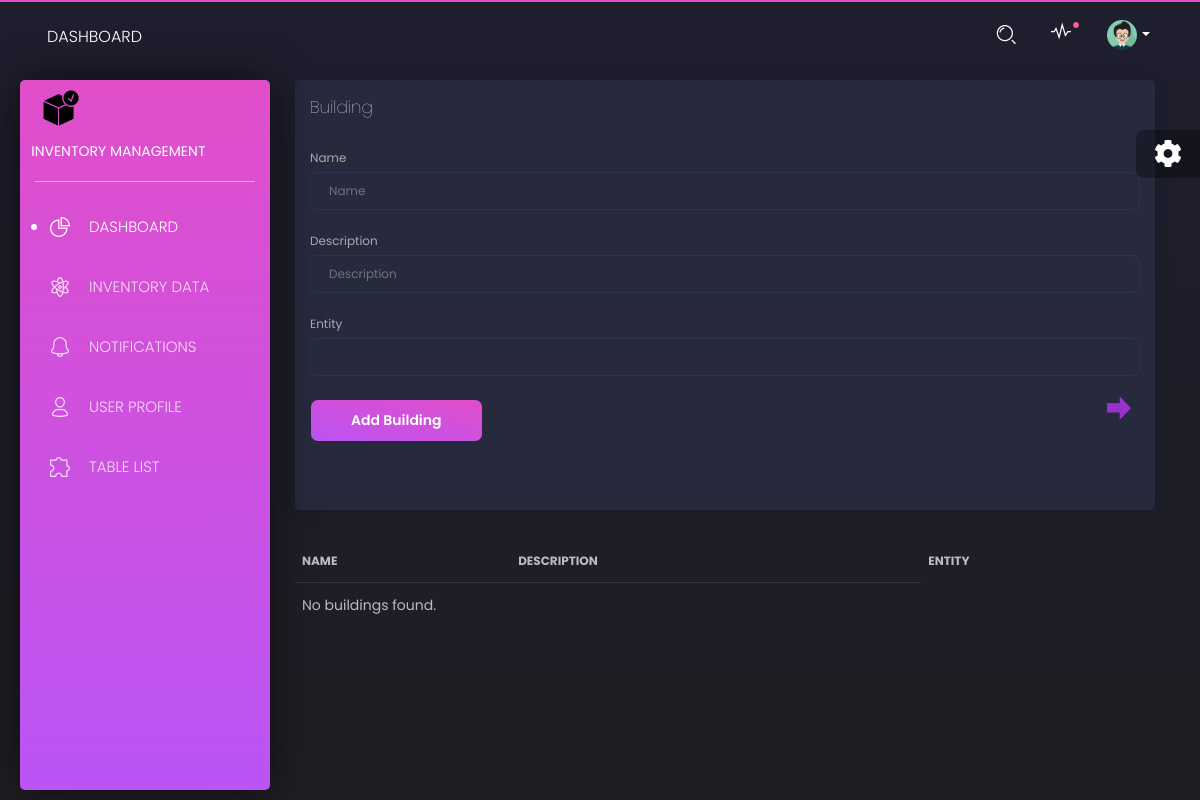
/add_building/7/ (signed in), run on an earlier commit of the app's database.
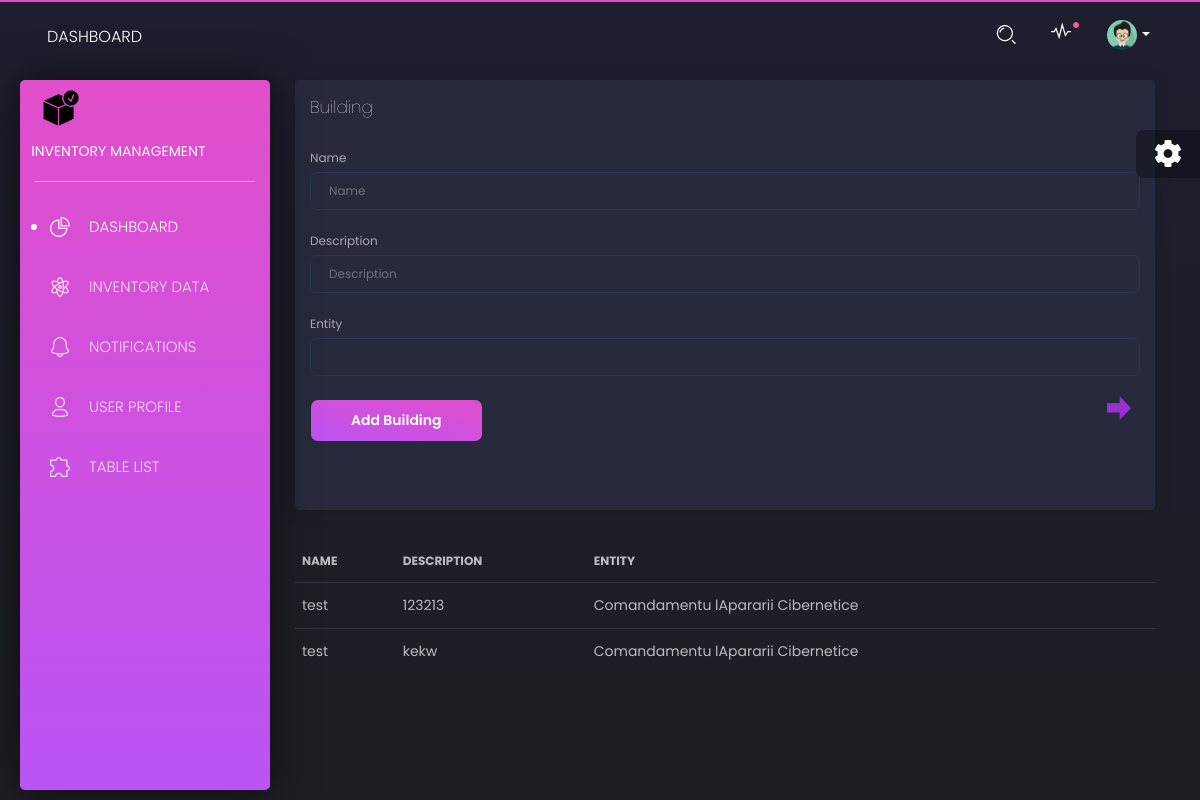
And on a later commit of the database.
### main/models.py (models this page shows, shortened)
class Building(models.Model):
    entity = models.ForeignKey(Entity, on_delete=models.CASCADE)
    name = models.CharField(max_length=50)
    description = models.CharField(max_length=255)

class Entity(models.Model):
    name = models.CharField(max_length=255)
    users = models.ManyToManyField(User)
    def __str__(self):
        return self.name

### main/views.py (the view)
# urls.py: path('add_building/<int:entity_id>/', add_building, name='add_building'),
@login_required
def add_building(request, entity_id):
    buildings = Building.objects.filter(entity__id=entity_id)
    if request.method == 'POST':
        form = BuildingForm(request.POST)
        print("Form: ", form.errors)
        if form.is_valid():
            form.save()
            messages.success(request, 'Building added successfully.')
            return redirect('add_building', entity_id=entity_id)
        else:
            messages.error(request, 'Error adding building.')
            form = BuildingForm()
    else:
        form = BuildingForm()
    form.fields['entity'].queryset = Entity.objects.filter(users=request.user)
    return render(request, 'inventory_app/CRUD/CREATE/add_building.html', {'form': form, 'buildings': buildings,  'entity_id': entity_id,})

### main/forms.py
class BuildingForm(forms.ModelForm):
  class Meta:
        model = Building
        fields = ['name','description', 'entity']
        widgets = {
            'entity': Select2Widget(attrs={
                'class': 'form-control',
                'style': 'background-color: #e14eca;'  # Example styling, modify as needed
            }),
        }

### content/templates/inventory_app/CRUD/CREATE/add_building.html (shortened to what this page needs)
{% extends 'base_dashboard.html' %}
{% load static %}
{% load bootstrap5 %}
{% block content %}
  <div class="content">
    <div class="col-12">
        <div class="card ">
          <div class="card-header">
            <h4 class="card-title">Building</h4>
          </div>
          <div class="card-body">
            <div class="table-responsive" style="overflow:auto;">
              <form method="post">
                {% bootstrap_form form %}
                <button class="btn btn-primary" type="submit">Add Building</button>
                <a href="{% url 'add_floor' entity_id %}">
                  <img src="{% static 'vendor/img/arrow.png' %}" style="width:3vh; position:absolute; right:3vh; bottom:vh;" alt="Description of the image">
                  </a>
              </form>
            </div>
          </div>
        </div>
          <table class="table">
            <thead>
              <tr>
                <th>Name</th>
                <th>Description</th>
                <th>Entity</th>
              </tr>
            </thead>
            <tbody>
              {% for building in buildings %}
              <tr>
                <td>{{ building.name }}</td>
                <td>{{ building.description }}</td>
                <td>{{ building.entity }}</td>
              </tr>
              {% empty %}
              <tr>
                <td colspan="2">No buildings found.</td>
              </tr>
              {% endfor %}
            </tbody>
          </table>
      </div>
    </div>
  </div>
{% endblock %}

What changed in the data, as far as the page shows it:
now on this page (row edited): Building: name "test", description "123213", entity "Comandamentu lApararii Cibernetice"
now on this page (row edited): Building: name "test", description "kekw", entity "Comandamentu lApararii Cibernetice"
Also different on the page:
text no longer shown: "No buildings found."
